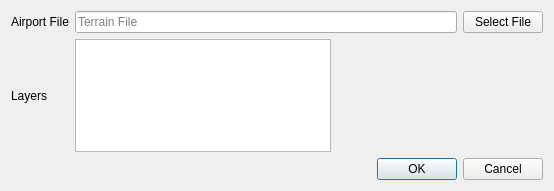
<?xml version="1.0" encoding="UTF-8"?>
<ui version="4.0">
 <class>Dialog</class>
 <widget class="QDialog" name="Dialog">
  <property name="geometry">
   <rect>
    <x>0</x>
    <y>0</y>
    <width>554</width>
    <height>191</height>
   </rect>
  </property>
  <property name="windowTitle">
   <string>Export openScope Terrain</string>
  </property>
  <property name="modal">
   <bool>true</bool>
  </property>
  <layout class="QGridLayout" name="gridLayout">
   <item row="0" column="0">
    <widget class="QLabel" name="lblTerrainFile">
     <property name="text">
      <string>Airport File</string>
     </property>
    </widget>
   </item>
   <item row="0" column="1">
    <layout class="QHBoxLayout" name="horizontalLayout" stretch="1,0">
     <item>
      <widget class="QLineEdit" name="txtTerrainFile">
       <property name="text">
        <string/>
       </property>
       <property name="readOnly">
        <bool>true</bool>
       </property>
       <property name="placeholderText">
        <string>Terrain File</string>
       </property>
       <property name="clearButtonEnabled">
        <bool>false</bool>
       </property>
      </widget>
     </item>
     <item>
      <widget class="QPushButton" name="butSelectTerrainFile">
       <property name="sizePolicy">
        <sizepolicy hsizetype="Fixed" vsizetype="Fixed">
         <horstretch>0</horstretch>
         <verstretch>0</verstretch>
        </sizepolicy>
       </property>
       <property name="maximumSize">
        <size>
         <width>16777215</width>
         <height>27</height>
        </size>
       </property>
       <property name="toolTip">
        <string/>
       </property>
       <property name="text">
        <string>Select File</string>
       </property>
       <property name="checkable">
        <bool>false</bool>
       </property>
      </widget>
     </item>
    </layout>
   </item>
   <item row="1" column="0">
    <widget class="QLabel" name="lblLayers">
     <property name="sizePolicy">
      <sizepolicy hsizetype="Preferred" vsizetype="Expanding">
       <horstretch>0</horstretch>
       <verstretch>0</verstretch>
      </sizepolicy>
     </property>
     <property name="text">
      <string>Layers</string>
     </property>
    </widget>
   </item>
   <item row="1" column="1">
    <widget class="QListWidget" name="listLayers">
     <property name="sizePolicy">
      <sizepolicy hsizetype="Fixed" vsizetype="Expanding">
       <horstretch>0</horstretch>
       <verstretch>0</verstretch>
      </sizepolicy>
     </property>
     <property name="selectionMode">
      <enum>QAbstractItemView::MultiSelection</enum>
     </property>
    </widget>
   </item>
   <item row="2" column="0" colspan="2">
    <widget class="QDialogButtonBox" name="buttonBox">
     <property name="orientation">
      <enum>Qt::Horizontal</enum>
     </property>
     <property name="standardButtons">
      <set>QDialogButtonBox::Cancel|QDialogButtonBox::Ok</set>
     </property>
    </widget>
   </item>
  </layout>
 </widget>
 <resources/>
 <connections>
  <connection>
   <sender>buttonBox</sender>
   <signal>accepted()</signal>
   <receiver>Dialog</receiver>
   <slot>accept()</slot>
   <hints>
    <hint type="sourcelabel">
     <x>248</x>
     <y>254</y>
    </hint>
    <hint type="destinationlabel">
     <x>157</x>
     <y>274</y>
    </hint>
   </hints>
  </connection>
  <connection>
   <sender>buttonBox</sender>
   <signal>rejected()</signal>
   <receiver>Dialog</receiver>
   <slot>reject()</slot>
   <hints>
    <hint type="sourcelabel">
     <x>316</x>
     <y>260</y>
    </hint>
    <hint type="destinationlabel">
     <x>286</x>
     <y>274</y>
    </hint>
   </hints>
  </connection>
 </connections>
</ui>
